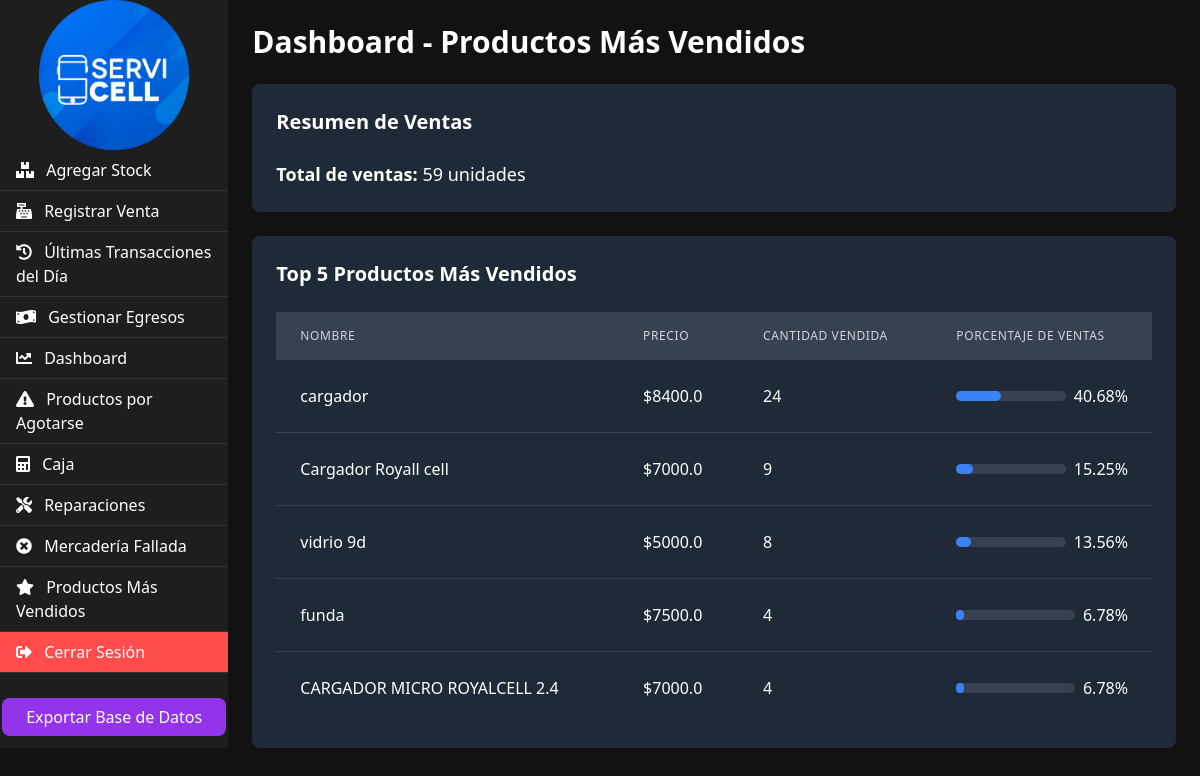
/productos_mas_vendidos (signed in), run on the app's committed database.
### tables this page shows
CREATE TABLE productos (
    id INTEGER PRIMARY KEY AUTOINCREMENT,
    nombre TEXT NOT NULL,
    codigo_barras TEXT UNIQUE NOT NULL,
    stock INTEGER NOT NULL
, precio REAL, precio_costo REAL, cantidad_vendida INTEGER DEFAULT 0);

### app.py (the view)
@app.route('/productos_mas_vendidos')
def productos_mas_vendidos():
    conn = get_db_connection()
    cursor = conn.cursor()
    cursor.execute('''
        SELECT nombre, precio, cantidad_vendida
        FROM productos
        ORDER BY cantidad_vendida DESC
        LIMIT 5
    ''')
    productos = cursor.fetchall()
    cursor.execute('SELECT SUM(cantidad_vendida) FROM productos')
    total_ventas = cursor.fetchone()[0]
    productos_con_porcentaje = []
    for producto in productos:
        nombre, precio, cantidad_vendida = producto
        porcentaje = (cantidad_vendida / total_ventas) * 100 if total_ventas > 0 else 0
        productos_con_porcentaje.append({
            'nombre': nombre,
            'precio': precio,
            'cantidad_vendida': cantidad_vendida,
            'porcentaje': round(porcentaje, 2)  # Redondear a 2 decimales
        })
    conn.close()
    return render_template('productos_mas_vendidos.html', productos=productos_con_porcentaje, total_ventas=total_ventas)

### app.py (called while the page is built)
def get_db_connection():
    conn = sqlite3.connect('negocio.db')
    conn.row_factory = sqlite3.Row
    return conn

### templates/productos_mas_vendidos.html
{% extends "base.html" %}
{% block content %}
<div class="container mt-4">
    <h1 class="text-3xl font-bold mb-6">Dashboard - Productos Más Vendidos</h1>
    <div class="bg-gray-800 p-6 rounded-lg mb-6">
        <h2 class="text-xl font-semibold mb-4">Resumen de Ventas</h2>
        <p class="text-lg">
            <span class="font-bold">Total de ventas:</span> {{ total_ventas }} unidades
        </p>
    </div>
    <div class="bg-gray-800 p-6 rounded-lg">
        <h2 class="text-xl font-semibold mb-4">Top 5 Productos Más Vendidos</h2>
        <table class="min-w-full">
            <thead class="bg-gray-700">
                <tr>
                    <th class="px-6 py-3 text-left text-xs font-medium text-gray-300 uppercase tracking-wider">Nombre</th>
                    <th class="px-6 py-3 text-left text-xs font-medium text-gray-300 uppercase tracking-wider">Precio</th>
                    <th class="px-6 py-3 text-left text-xs font-medium text-gray-300 uppercase tracking-wider">Cantidad Vendida</th>
                    <th class="px-6 py-3 text-left text-xs font-medium text-gray-300 uppercase tracking-wider">Porcentaje de Ventas</th>
                </tr>
            </thead>
            <tbody class="divide-y divide-gray-700">
                {% for producto in productos %}
                <tr class="hover:bg-gray-750">
                    <td class="px-6 py-4 whitespace-nowrap">{{ producto.nombre }}</td>
                    <td class="px-6 py-4 whitespace-nowrap">${{ producto.precio }}</td>
                    <td class="px-6 py-4 whitespace-nowrap">{{ producto.cantidad_vendida }}</td>
                    <td class="px-6 py-4 whitespace-nowrap">
                        <div class="flex items-center">
                            <div class="w-full bg-gray-700 rounded-full h-2.5">
                                <div class="bg-blue-500 h-2.5 rounded-full" style="width: {{ producto.porcentaje }}%"></div>
                            </div>
                            <span class="ml-2">{{ producto.porcentaje }}%</span>
                        </div>
                    </td>
                </tr>
                {% endfor %}
            </tbody>
        </table>
    </div>
</div>
{% endblock %}

### templates/base.html (style rules this page uses)
body { background-color: #121212; color: #ffffff; }

### data on the page
productos: nombre "cargador", precio "8400.0", cantidad_vendida "24", porcentaje "40.68"
productos: nombre "Cargador Royall cell", precio "7000.0", cantidad_vendida "9", porcentaje "15.25"
productos: nombre "vidrio 9d", precio "5000.0", cantidad_vendida "8", porcentaje "13.56"
productos: nombre "funda", precio "7500.0", cantidad_vendida "4", porcentaje "6.78"
productos: nombre "CARGADOR MICRO ROYALCELL 2.4", precio "7000.0", cantidad_vendida "4", porcentaje "6.78"

### other printed values
{{ total_ventas }} "59"
